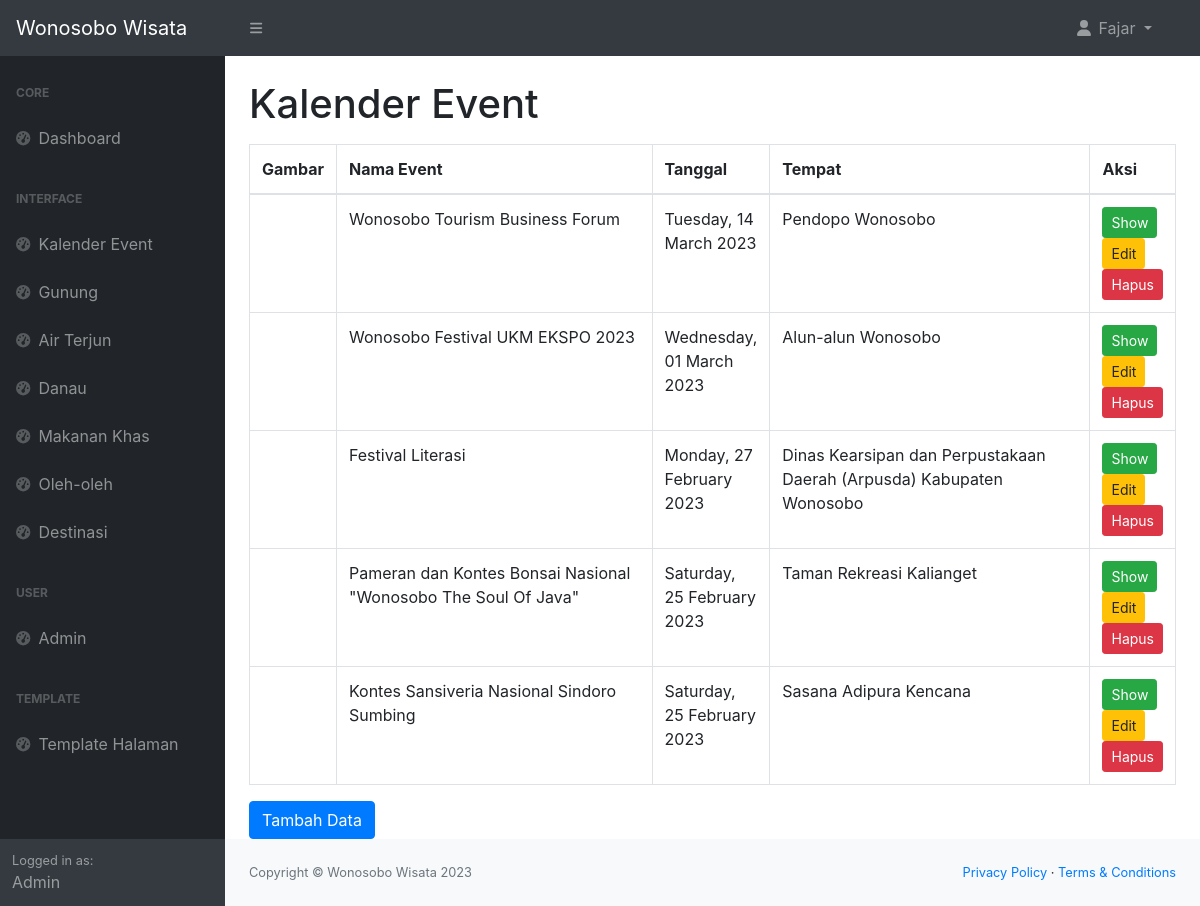
The page /admin/kalender_event.php (signed in) on the database its author committed.
### tables this page shows
CREATE TABLE `tabel_kalender_event` (
  `kalender_event_id` int(11) NOT NULL,
  `img_kalender_event` text NOT NULL,
  `nama_event` varchar(255) NOT NULL,
  `deskripsi_event` text NOT NULL,
  `tempat_event` varchar(255) NOT NULL,
  `tanggal_event` date NOT NULL,
  `link_google_maps_event` varchar(500) NOT NULL
);

### admin/kalender_event.php (the view, shortened to what this page needs)
<!DOCTYPE html>
<html lang="en">
<head>
    <link href="https://cdn.jsdelivr.net/npm/simple-datatables@7.1.2/dist/style.min.css" rel="stylesheet" />
    <link href="css/styles.css" rel="stylesheet" />
    <link rel="stylesheet" href="https://maxcdn.bootstrapcdn.com/bootstrap/4.0.0/css/bootstrap.min.css">
</head>
<body>
    <?php include 'navbar.php'; ?>
    <div id="layoutSidenav">
        <div id="layoutSidenav_nav">
            <?php include 'sidebar.php'; ?>
        </div>
        <div id="layoutSidenav_content">
            <main>
                <div class="container-fluid px-4">
                    <h1 class="mt-4">Kalender Event</h1>
                    <div class="table-responsive mt-3">
                        <table class="table table-bordered">
                            <thead>
                                <tr>
                                    <th>Gambar</th>
                                    <th>Nama Event</th>
                                    <th>Tanggal</th>
                                    <th>Tempat</th>
                                    <th>Aksi</th>
                                </tr>
                            </thead>
                            <tbody>
                                <?php
                                include '../connect.php';
                                $query = "SELECT * FROM tabel_kalender_event ORDER BY tanggal_event DESC";
                                $datas = $conn->query($query);
                                foreach ($datas as $data) :
                                    $timestamp = strtotime($data['tanggal_event']);
                                    $formattedDate = date('l, d F Y', $timestamp);
                                ?>
                                    <tr>
                                        <td>
                                        </td>
                                        <td style="width: 400px;">
                                            <?= $data['nama_event'] ?>
                                        </td>
                                        <td>
                                            <?= $formattedDate ?>
                                        </td>
                                        <td style="width: 400px;">
                                            <?= $data['tempat_event'] ?>
                                        </td>
                                        <td>
                                            <button type="button" class="btn btn-success btn-sm" data-toggle="modal" data-target="#showDataModal<?= $data['kalender_event_id'] ?>">Show</button>
                                            <button type="button" class="btn btn-warning btn-sm" data-toggle="modal" data-target="#editDataModal<?= $data['kalender_event_id'] ?>">Edit</button>
                                            <button type="button" class="btn btn-danger btn-sm" data-toggle="modal" data-target="#hapusDataModal<?= $data['kalender_event_id'] ?>">Hapus</button>
                                        </td>
                                    </tr>
                                <?php endforeach ?>
                            </tbody>
                        </table>
                    </div>
                    <button type="button" class="btn btn-primary" data-toggle="modal" data-target="#tambahDataModal">
                        Tambah Data
                    </button>
                </div>
            </main>
            <?php include 'footer.php'; ?>
        </div>
    </div>
</body>
</html>

### rows shown on the page
tabel_kalender_event: nama_event "Wonosobo Tourism Business Forum", tanggal_event "Tuesday, 14 March 2023", tempat_event "Pendopo Wonosobo"
tabel_kalender_event: nama_event "Wonosobo Festival UKM EKSPO 2023", tanggal_event "Wednesday, 01 March 2023", tempat_event "Alun-alun Wonosobo"
tabel_kalender_event: nama_event "Festival Literasi", tanggal_event "Monday, 27 February 2023", tempat_event "Dinas Kearsipan dan Perpustakaan Daerah (Arpusda) Kabupaten Wonosobo"
tabel_kalender_event: nama_event "Pameran dan Kontes Bonsai Nasional \"Wonosobo The Soul Of Java\"", tanggal_event "Saturday, 25 February 2023", tempat_event "Taman Rekreasi Kalianget"
tabel_kalender_event: nama_event "Kontes Sansiveria Nasional Sindoro Sumbing", tanggal_event "Saturday, 25 February 2023", tempat_event "Sasana Adipura Kencana"

### other values the page prints
$_SESSION['nama_lengkap_user'] "Fajar"
